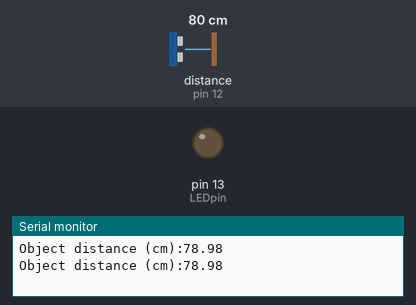
Simulated run of this sketch. Board: Arduino Uno, built with avr-gcc and run on an emulated ATmega328P. Shown: output pins drawn as LEDs (lit = HIGH), the last lines printed to the serial monitor. Wiring (inferred from the names in the program): ultrasonic range finder: trigger pin 11; echo pin 12. The inputs (shaded band) are chosen by the test bench; at power-on: distance to the obstacle (sensor on pin 12) 80 cm. The echo pulse lasts 58.3 µs per cm; pins used as bus, display or sensor lines are not drawn.

Above: at 2.8 s.
2.9 s: distance to the obstacle (sensor on pin 12) set to 56 cm
5.6 s: distance to the obstacle (sensor on pin 12) set to 47 cm
At 6.5 s:
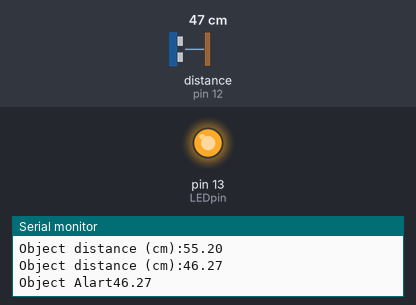
8.3 s: distance to the obstacle (sensor on pin 12) set to 60 cm
At 11.1 s:
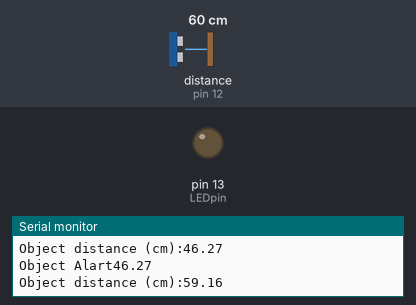
11.5 s: distance to the obstacle (sensor on pin 12) set to 2 cm
At 12.6 s:
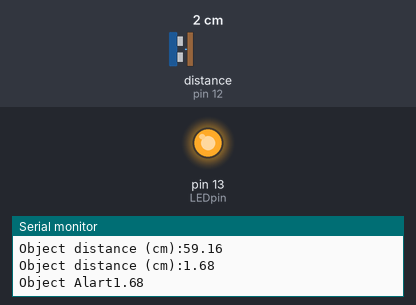
Timing chart, 0 to 14.5 s (numbered marks = the images above; inputs shaded):
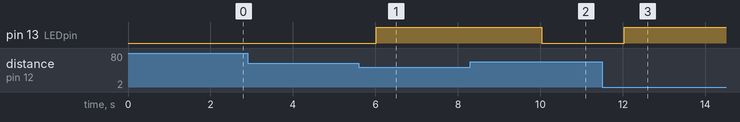

Measured:
- the behaviour switches between 51 and 50 cm on distance to the obstacle (sensor on pin 12) (found by bisection; images 0 and 1)
- after the input at 5.6 s, pin 13 (LEDpin): LOW → HIGH after 0.42 s
- after the input at 8.3 s, pin 13 (LEDpin): HIGH → LOW after 1.7 s
- after the input at 11.5 s, pin 13 (LEDpin): LOW → HIGH after 0.53 s

The sketch:

ultra-sonic_sencer.ino
```cpp
const int trigPin=11;
const int echoPin=12;
const int LEDpin=13;
//defines variable
long duration=0;
float distance=0;
void setup() {
  // put your setup code here, to run once:
  pinMode(trigPin,OUTPUT);//set tripin as output
  pinMode(echoPin,INPUT);//sets the echopin as an Input
  pinMode(LEDpin,OUTPUT);//set tripin as output
  Serial.begin(9600);//starts the program
}

void loop() {
  // put your main code here, to run repeatedly:
//clear the triPin
  digitalWrite(trigPin,LOW);
  delayMicroseconds(2);
  //set the trigpin high state for 10 seconds
  digitalWrite(trigPin,HIGH);
  delayMicroseconds(10);
  digitalWrite(trigPin,LOW);
  //reads ecopin, returns the sound wave traveltime in microsecond
  duration=pulseIn(echoPin,HIGH);
  //calculate the distance
  distance= duration*0.034/2.0;
  //print the distance on the serial Monitor
  Serial.print("Object distance (cm):");
  Serial.println(distance);
  if (distance<50){
    Serial.print("Object Alart");
    Serial.println(distance);
    digitalWrite(LEDpin,HIGH);
  }else{
    digitalWrite(LEDpin,LOW);
  }
  delay(2000);
}
```
